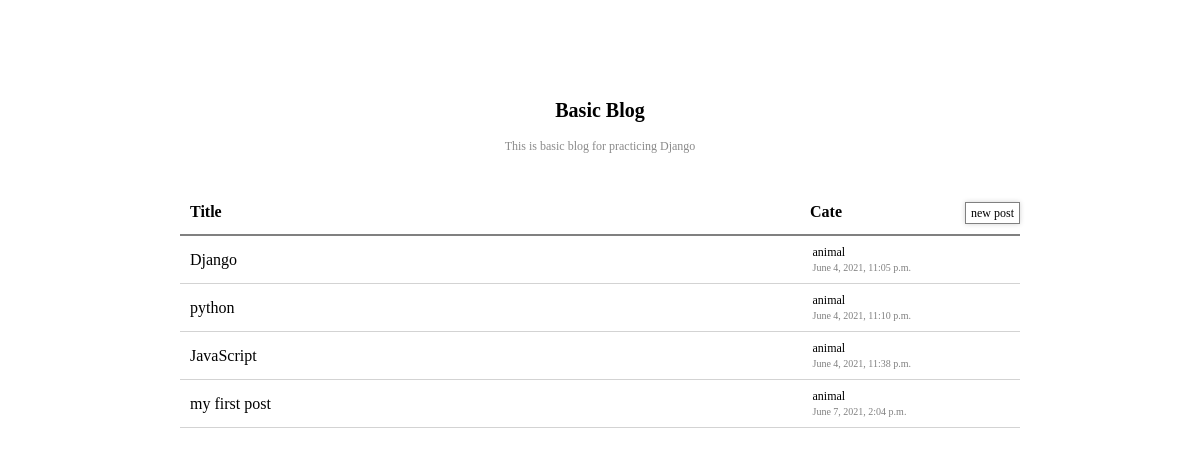
The app's page /, older data.
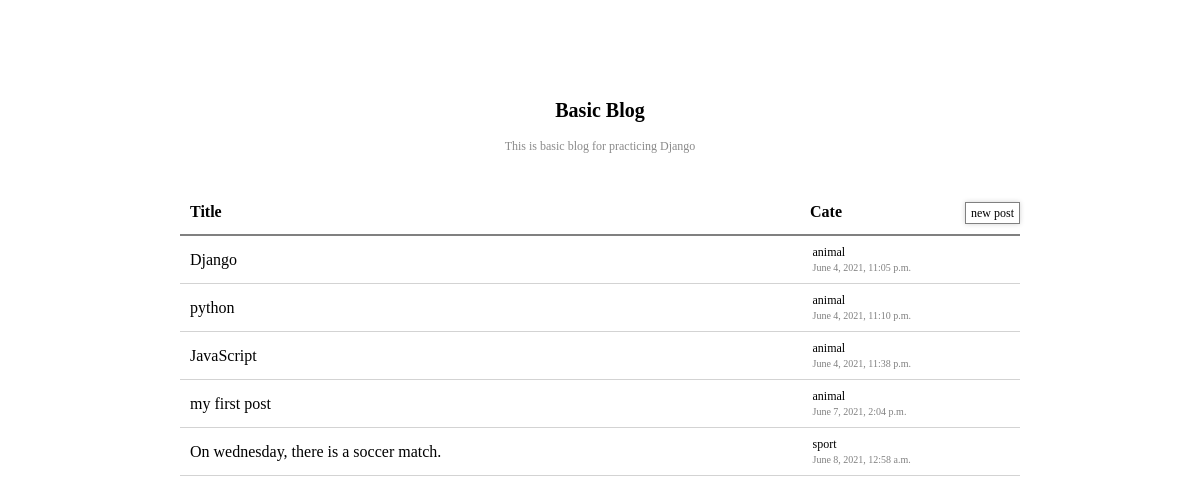
The same page, newer data.
### blog/models.py (models this page shows, shortened)
class Post(models.Model):
    category = models.CharField(max_length=50, default = "coding")
    author = models.ForeignKey(settings.AUTH_USER_MODEL, on_delete=models.CASCADE)
    title = models.CharField(max_length=200)
    text = models.TextField()
    created_date = models.DateTimeField(
            default=timezone.now)
    published_date = models.DateTimeField(
            blank=True, null=True)

### blog/views.py (the view)
# urls.py: path('', views.main_board, name='main_board'),
def main_board(request):
    posts = Post.objects.filter(created_date__lte=timezone.now()).order_by('created_date')
    return render(request, 'blog/main_board.html', {'posts': posts})

### blog/templates/blog/main_board.html
{% extends 'blog/base.html' %} {% block content %}
<span class="blog-explanation">This is basic blog for practicing Django</span>
<div class="container">
  <div class="menu">
    <span class="menu-title">Title</span>
    <div class="menu-sub">
      <span class="menu-sub__cate">Cate</span>
      <a class="btn menu-sub__write-post" href="{% url 'new_post' %}"
        >new post</a
      >
    </div>
  </div>
  {% for post in posts %}
  <ul class="post-list">
    <li class="post">
      <a class="post-title" href="{% url 'post_detail' pk=post.pk %}"
        >{{ post.title }}</a
      >
      <div class="post-info">
        <span class="post-info__cate">{{ post.category }}</span>
        <span class="post-info__time">{{ post.created_date }}</span>
      </div>
    </li>
  </ul>
  {% endfor %}
</div>
{% endblock %}

Row changes from the older to the newer data that the page shows:
added Post: title "On wednesday, there is a soccer match.", category "sport", created_date "June 8, 2021, 12:58 a.m."
